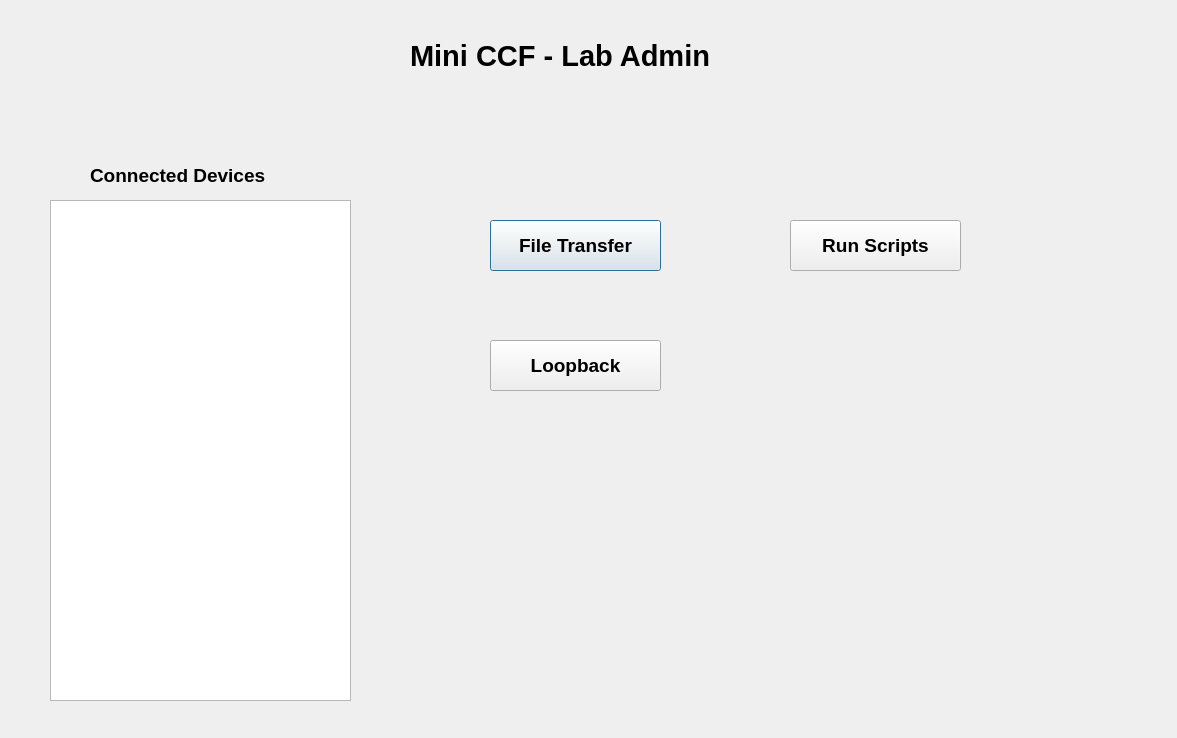
<?xml version="1.0" encoding="UTF-8"?>
<ui version="4.0">
 <class>Dialog</class>
 <widget class="QDialog" name="Dialog">
  <property name="geometry">
   <rect>
    <x>0</x>
    <y>0</y>
    <width>1177</width>
    <height>738</height>
   </rect>
  </property>
  <property name="windowTitle">
   <string>Dialog</string>
  </property>
  <widget class="QListView" name="listView">
   <property name="geometry">
    <rect>
     <x>50</x>
     <y>200</y>
     <width>301</width>
     <height>501</height>
    </rect>
   </property>
  </widget>
  <widget class="QLabel" name="label">
   <property name="geometry">
    <rect>
     <x>410</x>
     <y>30</y>
     <width>391</width>
     <height>51</height>
    </rect>
   </property>
   <property name="font">
    <font>
     <family>Arial</family>
     <pointsize>22</pointsize>
     <weight>75</weight>
     <bold>true</bold>
    </font>
   </property>
   <property name="text">
    <string>Mini CCF - Lab Admin</string>
   </property>
  </widget>
  <widget class="QLabel" name="label_2">
   <property name="geometry">
    <rect>
     <x>90</x>
     <y>150</y>
     <width>391</width>
     <height>51</height>
    </rect>
   </property>
   <property name="font">
    <font>
     <family>Arial</family>
     <pointsize>14</pointsize>
     <weight>75</weight>
     <bold>true</bold>
    </font>
   </property>
   <property name="text">
    <string>Connected Devices</string>
   </property>
  </widget>
  <widget class="QPushButton" name="pushButton">
   <property name="geometry">
    <rect>
     <x>490</x>
     <y>220</y>
     <width>171</width>
     <height>51</height>
    </rect>
   </property>
   <property name="font">
    <font>
     <family>Arial</family>
     <pointsize>14</pointsize>
     <weight>75</weight>
     <bold>true</bold>
    </font>
   </property>
   <property name="text">
    <string>File Transfer</string>
   </property>
  </widget>
  <widget class="QPushButton" name="pushButton_2">
   <property name="geometry">
    <rect>
     <x>790</x>
     <y>220</y>
     <width>171</width>
     <height>51</height>
    </rect>
   </property>
   <property name="font">
    <font>
     <family>Arial</family>
     <pointsize>14</pointsize>
     <weight>75</weight>
     <bold>true</bold>
    </font>
   </property>
   <property name="text">
    <string>Run Scripts</string>
   </property>
  </widget>
  <widget class="QPushButton" name="pushButton_3">
   <property name="geometry">
    <rect>
     <x>490</x>
     <y>340</y>
     <width>171</width>
     <height>51</height>
    </rect>
   </property>
   <property name="font">
    <font>
     <family>Arial</family>
     <pointsize>14</pointsize>
     <weight>75</weight>
     <bold>true</bold>
    </font>
   </property>
   <property name="text">
    <string>Loopback</string>
   </property>
  </widget>
 </widget>
 <resources/>
 <connections/>
</ui>
